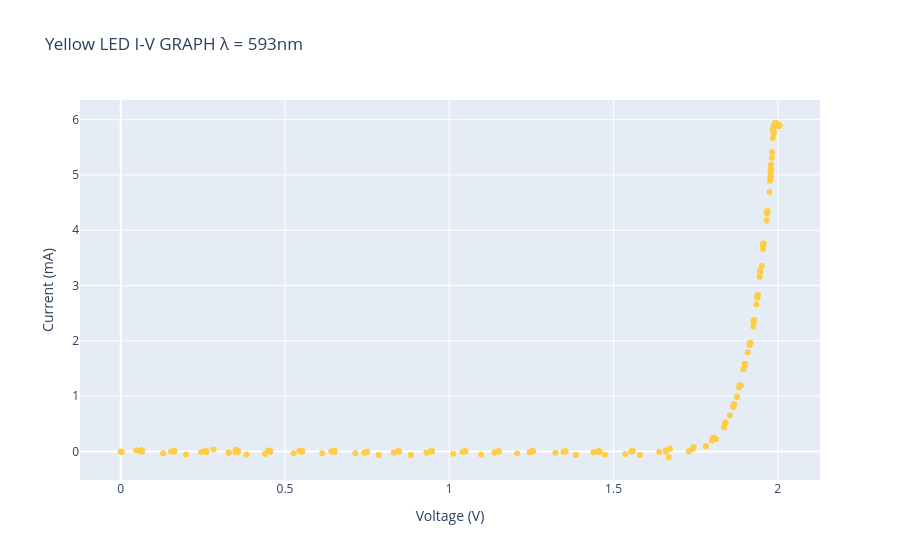

Notebook code cell kept with this figure:
### Markdown cell above
### Yellow LED Data Analysis 🟡

### Code cell
yellowData = pd.read_csv('RealData/yellowLEDData.csv').drop_duplicates()
yellowWavelength=593E-9
print(yellowData.count())
fig = px.scatter(
    yellowData,
    x="Voltage (V)",
    y="Current (mA)",
    title="Yellow LED I-V GRAPH λ = 593nm ",
    color_discrete_sequence=['#ffcd42']
)
fig.show()

### Figure 1 — Plotly figure (JSON) as saved in the notebook; plotly's stock layout.template omitted (floating-point values rounded to 4 significant figures; data arrays with more than 128 entries replaced by an {"elided": "..."} marker saying what was removed)
{"data": [{"hovertemplate": "Voltage (V)=%{x}<br>Current (mA)=%{y}<extra></extra>", "legendgroup": "", "marker": {"color": "#ffcd42", "symbol": "circle"}, "mode": "markers", "name": "", "orientation": "v", "showlegend": false, "type": "scatter", "x": {"elided": "238 float values"}, "xaxis": "x", "y": {"elided": "238 float values"}, "yaxis": "y"}], "layout": {"legend": {"tracegroupgap": 0}, "title": {"text": "Yellow LED I-V GRAPH λ = 593nm "}, "xaxis": {"anchor": "y", "domain": [0, 1], "title": {"text": "Voltage (V)"}}, "yaxis": {"anchor": "x", "domain": [0, 1], "title": {"text": "Current (mA)"}}}}
